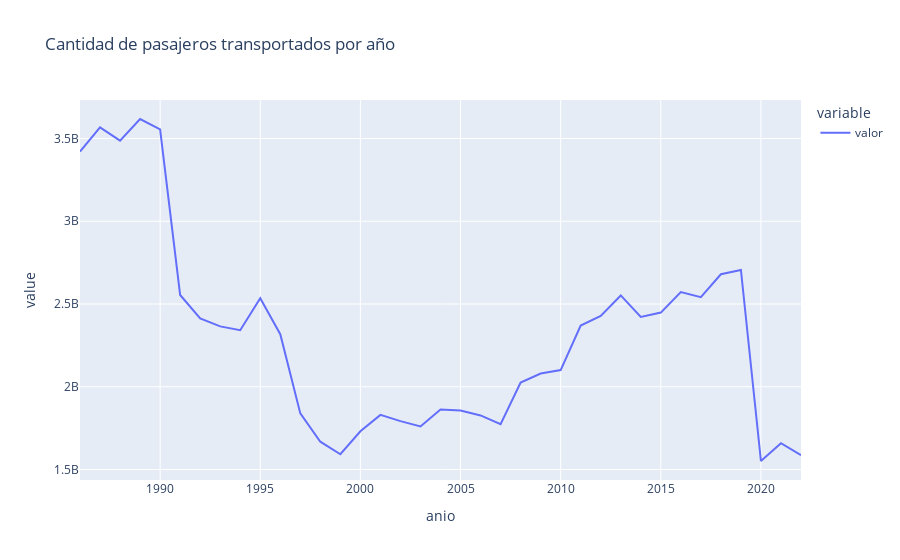

This figure's notebook cell:
### Markdown cell above
Note que se almacenaron los resultados de la consulta en un dataframe, utilizando el módulo `read_sql_query` de **pandas**. Esto nos facilita visualizar los datos.

### Code cell
import plotly.express as px

fig = px.line(df_procedure.groupby('anio').sum()['valor'], title='Cantidad de pasajeros transportados por año')

fig.show()

### Figure 1 — Plotly figure (JSON) as saved in the notebook; plotly's stock layout.template omitted (floating-point values rounded to 4 significant figures)
{"data": [{"hovertemplate": "variable=valor<br>anio=%{x}<br>value=%{y}<extra></extra>", "legendgroup": "valor", "line": {"color": "#636efa", "dash": "solid"}, "marker": {"symbol": "circle"}, "mode": "lines", "name": "valor", "orientation": "v", "showlegend": true, "type": "scatter", "x": [1986, 1987, 1988, 1989, 1990, 1991, 1992, 1993, 1994, 1995, 1996, 1997, 1998, 1999, 2000, 2001, 2002, 2003, 2004, 2005, 2006, 2007, 2008, 2009, 2010, 2011, 2012, 2013, 2014, 2015, 2016, 2017, 2018, 2019, 2020, 2021, 2022], "xaxis": "x", "y": [3421421300, 3566984000, 3487265200, 3617935300, 3555577800, 2554652000, 2412457200, 2364838100, 2341475300, 2534959100, 2317503900, 1838753800, 1667855000, 1592088600, 1730543700, 1829982300, 1792184900, 1760073010, 1862823000, 1855802000, 1826625000, 1773572000, 2025389698, 2079773900, 2100834530, 2369573399, 2427557413, 2551795519, 2421354195, 2448188295, 2572579790, 2541073133, 2679662417, 2705391222, 1551319080, 1659310790, 1586257455], "yaxis": "y"}], "layout": {"autosize": true, "legend": {"title": {"text": "variable"}, "tracegroupgap": 0}, "title": {"text": "Cantidad de pasajeros transportados por año"}, "xaxis": {"anchor": "y", "autorange": true, "domain": [0, 1], "range": [1986, 2022], "title": {"text": "anio"}, "type": "linear"}, "yaxis": {"anchor": "x", "autorange": true, "domain": [0, 1], "range": [1437000000.0, 3733000000.0], "title": {"text": "value"}, "type": "linear"}}}
